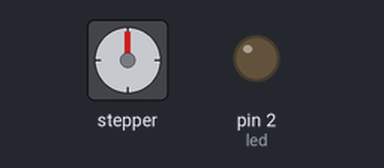
Simulated run of this sketch. Board: Arduino Uno, built with avr-gcc and run on an emulated ATmega328P. Shown: stepper motor, output pins drawn as LEDs (lit = HIGH). Wiring (inferred from the names in the program): stepper motor driver (200 steps per turn assumed): step pin 9; direction pin 8. Pins used as bus, display or sensor lines are not drawn. At 21.2 s the program stops and its outputs stay as they are.

Above: at 10.1 s.
Timing chart, 0 to 22.7 s (numbered marks = the images above):
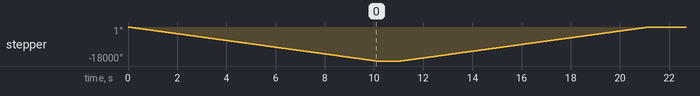

Measured:
- by itself, stepper: turns 18000° counter-clockwise in 10.1 s, then 18000° clockwise in 10.1 s

The sketch:

stepper_motor_run_only_once.ino
```cpp
// define pin used
 const int stepPin = 9;
 const int dirPin = 8; // Decides the direction

 int number_of_steps = 10000;

int led = 2;
int del = 500;

void setup() {
pinMode(led, OUTPUT);
 // set the two pins as outputs
  pinMode(stepPin,OUTPUT);
  pinMode(dirPin,OUTPUT);
}

void loop()
{

    //digitalWrite(led, HIGH);
    //delayMicroseconds(500);
    //digitalWrite(led, LOW);
    //delayMicroseconds(500);

for (int i = 0; i <= number_of_steps-1; i++) {
    digitalWrite(stepPin,HIGH);
    delayMicroseconds(del);
    digitalWrite(stepPin,LOW);
    delayMicroseconds(del);
  }

delay(1000);
// Change direction
digitalWrite(dirPin,HIGH);


for (int i = 0; i <= number_of_steps-1; i++) {
    digitalWrite(stepPin,HIGH);
    delayMicroseconds(del);
    digitalWrite(stepPin,LOW);
    delayMicroseconds(del);
  }


while(1){}
}
```
